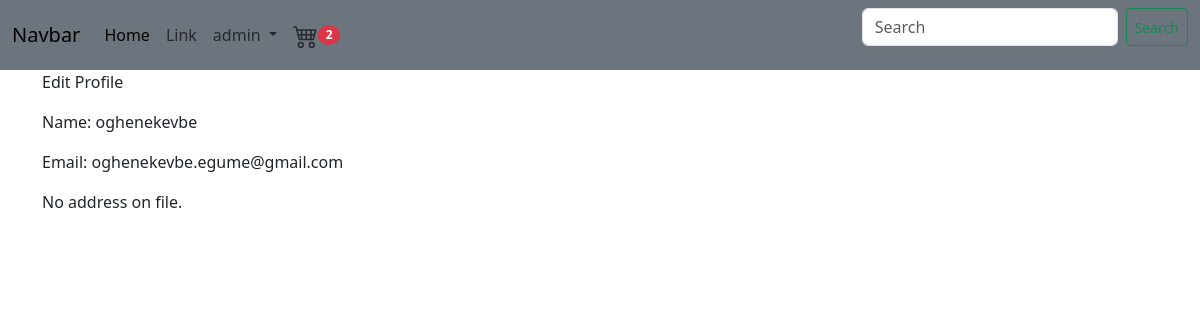
Screenshot of /4/profile/ (signed in) with the database file from the repository.
### store/models.py (models this page shows, shortened)
class Order(models.Model):
    customer = models.ForeignKey(Customer, related_name='orders', null=True, blank=True, on_delete =models.CASCADE )
    billing_address = models.ForeignKey(BillingAddress, on_delete=models.SET_NULL, blank=True, null=True, related_name='billing_address_order_set')
    date_ordered = models.DateTimeField(auto_now_add=True)
    complete = models.BooleanField(default=False, null=True, blank=False)
    transaction_id = models.UUIDField(default=uuid.uuid4, primary_key=True)
    @property
    def get_cart_items(self):
        orderitems = self.orderitem_set.all()
        total = sum([item.quantity for item in orderitems])
        return total

class OrderItem(models.Model):
    product = models.ForeignKey(Product, on_delete=models.SET_NULL, blank=True, null=True)
    order = models.ForeignKey(Order, on_delete=models.SET_NULL, blank=True, null=True)
    quantity = models.IntegerField(default=0, null=True, blank=True)
    date_added = models.DateTimeField(default=timezone.now)

class Customer(models.Model):
    user = models.OneToOneField(User, null=True, blank=True, on_delete=models.CASCADE)
    billing_address = models.ForeignKey(BillingAddress, related_name='customers', on_delete=models.SET_NULL, null=True, blank=True)

### store/views.py (the view)
# urls.py: path("<str:pk>/profile/", Profile.as_view(), name="profile"),
class Profile(DetailView):
    model = Customer
    template_name = "registration/profile.html"
    context_object_name = 'customer'
    def get_context_data(self, **kwargs):
        context = super().get_context_data(**kwargs)
        if self.request.user.is_authenticated:
            order, created = Order.objects.get_or_create(customer=self.request.user.customer, complete=False)
            order_item = order.orderitem_set.all()
            context["order"] = order
            context["order_item"] = order_item
        return context

### store/templates/registration/profile.html (shortened to what this page needs)
{% extends 'base.html' %}
{% block content %}
  <div class="row">
    <div class="col">
      {% if customer %}
      <div class="col-2">
        <p><a class="dropdown-item" href="{% url 'edit_profile' customer.user.pk %}">Edit Profile</a></p>
      </div>
    <p>Name: {{ customer.user }}</p>
    <p>Email: {{ customer.user.email }}</p>
    {% if customer_address %}
    <h6>Address:</h6>
      <p>{{ customer_address.street_address }}</p>
      {% if customer_address.apartment_address %}
        <p>{{ customer_address.apartment_address }}</p>
      {% endif %}
      <p>{{ customer_address.city }}, {{ customer_address.state }} {{ customer_address.zipcode }}</p>
      <p>{{ customer_address.country }}</p>
      <p><a href="">(Edit)</a> |  <a href="">(Delete)</a></p>
    {% else %}
      <p>No address on file.</p>
    {% endif %}
    {% else %}
      <p>You are not logged in.</p>
    {% endif %}
    </div>
  </div>
{% endblock %}

### store/templates/base.html (shortened to what this page needs)
{% load static %}
{% load bootstrap5 %}
{% bootstrap_css %}
<!DOCTYPE html>
<html lang="en">
<head>
</head>
<body>
    <nav class="navbar navbar-expand-lg bg-secondary">
        <div class="container-fluid">
          <a class="navbar-brand" href="/">Navbar</a>
          <div class="collapse navbar-collapse" id="navbarSupportedContent">
            <ul class="navbar-nav me-auto mb-2 mb-lg-0">
              <li class="nav-item">
                <a class="nav-link active" aria-current="page" href="/">Home</a>
              </li>
              <li class="nav-item">
                <a class="nav-link" href="#">Link</a>
              </li>
              <li class="nav-item dropdown">
              {% if user.is_authenticated%}
                  <a class="nav-link dropdown-toggle" href="#" role="button" data-bs-toggle="dropdown" aria-expanded="false">
                    {{user.username}}
                  </a>
              {% endif %}
              </li>
              <li class="nav-item">
                <a class="nav-link" href=" {% url 'cart' %} "><small class='badge bg-danger rounded-circle'id='cart-badge'>
                 {{order.get_cart_items}}
                </small></a>
              </li>
            </ul>
            <form class="d-flex" method="GET" action="{% url 'store' %}">
              <input class="form-control me-2" type="search" placeholder="Search" aria-label="Search" name="q" style='width:16rem;'>
              <button class="btn btn-sm btn-outline-success" type="submit">Search</button>
            </form>
          </div>
        </div>
    </nav>
    <div class='container'>
      {% block content %}
      {% endblock content %}
    </div>
</body>
</html>

### rows the page displays
Order: get_cart_items "2"
Customer: user "oghenekevbe", user.email "oghenekevbe.egume@gmail.com"

### other values shown
{{ user.username }} "admin"
